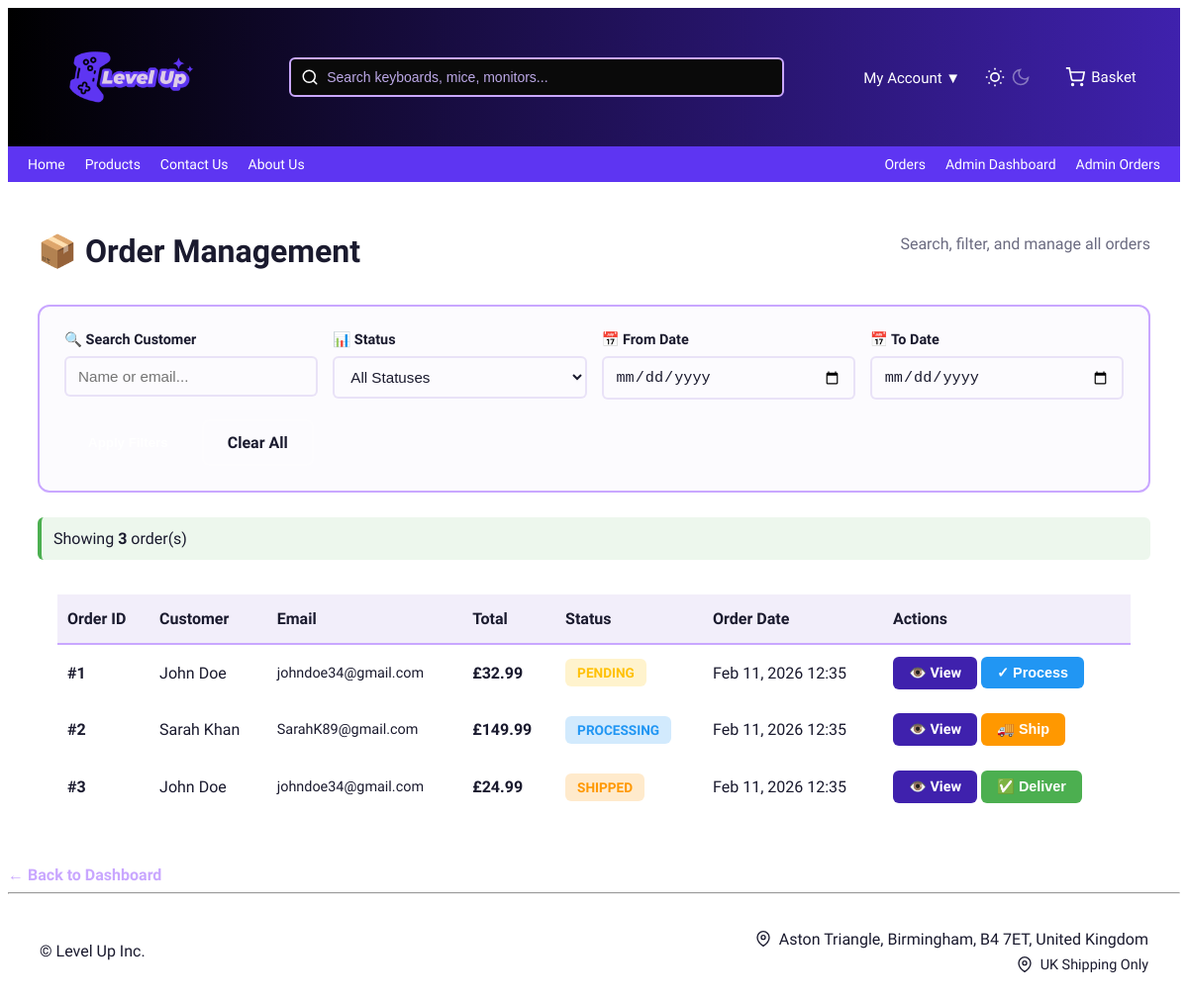
Screenshot of /public/index.php?page=admin-orders (signed in) with the database file from the repository.
### tables this page shows
CREATE TABLE orders (
  order_id INT AUTO_INCREMENT PRIMARY KEY,
  user_id INT NOT NULL,
  total_price DECIMAL(10,2) NOT NULL,

  status ENUM( 'pending',
    'processing',
    'shipped',
    'delivered',
    'returned'
  ) DEFAULT 'pending',

  address_id INT NULL,
  payment_id INT NULL,

  processed_at TIMESTAMP NULL,
  shipped_at TIMESTAMP NULL,
  delivered_at TIMESTAMP NULL,

  created_at TIMESTAMP DEFAULT CURRENT_TIMESTAMP,

  shipping_address TEXT NOT NULL,
  payment_summary VARCHAR(100) NOT NULL,

  FOREIGN KEY (user_id) REFERENCES users(user_id),
  FOREIGN KEY (address_id) REFERENCES addresses(address_id),
  FOREIGN KEY (payment_id) REFERENCES payment_methods(payment_id)
);

CREATE TABLE users (
  user_id INT AUTO_INCREMENT PRIMARY KEY,
  name VARCHAR(100) NOT NULL,
  email VARCHAR(150) NOT NULL UNIQUE,
  password VARCHAR(255) NOT NULL,
  role ENUM('customer','admin') DEFAULT 'customer',
  phone VARCHAR(20),

  password_changed BOOLEAN DEFAULT 0,
  last_login TIMESTAMP NULL,

  created_at TIMESTAMP DEFAULT CURRENT_TIMESTAMP
);

### src/Controllers/AdminDashboardController.php (called while the page is built, shortened)
<?php
class AdminDashboardController extends BaseAdminController {
    public function orders() {
        $db = Database::getInstance()->getConnection();
        $orders = [];
        $sql = " SELECT
                o.order_id,
                o.total_price,
                o.status,
                o.created_at,
                u.name AS customer_name,
                u.email AS customer_email
            FROM orders o
            LEFT JOIN users u ON o.user_id = u.user_id
            WHERE 1=1
        ";
        $params = [];
        $sql .= " ORDER BY o.created_at DESC";
        try {
            $stmt = $db->prepare($sql);
            $stmt->execute($params);
            $orders = $stmt->fetchAll(PDO::FETCH_ASSOC);
        } catch (PDOException $e) {
            error_log("Orders query error: " . $e->getMessage());
            $orders = [];
        }
        include __DIR__ . '/../../templates/admin/orders.php';
    }
}

### templates/admin/orders.php (the view, shortened to what this page needs)
<?php include __DIR__ . '/../header.php'; ?>
<div class="admin-orders-container">
    <div class="admin-header">
        <h1>📦 Order Management</h1>
        <p>Search, filter, and manage all orders</p>
    </div>
    <div class="filter-section">
        <form method="GET" action="index.php" class="filter-form">
            <div class="filter-row">
                <div class="filter-group">
                    <label>🔍 Search Customer</label>
                    <input type="text" name="search" placeholder="Name or email..."
                           value="<?= htmlspecialchars($_GET['search'] ?? '') ?>">
                </div>
                <div class="filter-group">
                    <label>📊 Status</label>
                    <select name="status">
                        <option value="">All Statuses</option>
                    </select>
                </div>
                <div class="filter-group">
                    <label>📅 From Date</label>
                    <input type="date" name="date_from" value="<?= htmlspecialchars($_GET['date_from'] ?? '') ?>">
                </div>
                <div class="filter-group">
                    <label>📅 To Date</label>
                    <input type="date" name="date_to" value="<?= htmlspecialchars($_GET['date_to'] ?? '') ?>">
                </div>
            </div>
            <div class="filter-actions">
                <button type="submit" class="btn-filter">Apply Filters</button>
                <a href="index.php?page=admin-orders" class="btn-clear">Clear All</a>
            </div>
        </form>
    </div>
    <div class="results-summary">
        <p>Showing <strong><?= isset($orders) ? count($orders) : 0 ?></strong> order(s)</p>
    </div>
    <div class="table-container">
        <table class="admin-table">
            <thead>
                <tr>
                    <th>Order ID</th>
                    <th>Customer</th>
                    <th>Email</th>
                    <th>Total</th>
                    <th>Status</th>
                    <th>Order Date</th>
                    <th>Actions</th>
                </tr>
            </thead>
            <tbody>
                <?php if (empty($orders)): ?>
                    <tr>
                        <td colspan="7" class="no-results">No orders found matching your criteria</td>
                    </tr>
                <?php else: ?>
                    <?php foreach ($orders as $order): ?>
                        <tr class="order-row clickable-row"
                        data-href="index.php?page=admin-order-view&id=<?= (int)$order['order_id'] ?>">
                            <td><strong>#<?= (int)$order['order_id'] ?></strong></td>
                            <td><?= htmlspecialchars($order['customer_name'] ?? 'Unknown') ?></td>
                            <td class="email-cell"><?= htmlspecialchars($order['customer_email'] ?? 'N/A') ?></td>
                            <td class="price-cell">£<?= number_format((float)$order['total_price'], 2) ?></td>
                            <td>
                                <span class="status-badge status-<?= htmlspecialchars($order['status']) ?>">
                                    <?= ucfirst(htmlspecialchars($order['status'])) ?>
                                </span>
                            </td>
                            <td><?= date('M d, Y H:i', strtotime($order['created_at'])) ?></td>
                            <td class="actions-cell">
                                <a href="index.php?page=order&id=<?= (int)$order['order_id'] ?>" class="btn-action btn-view">👁️ View</a>
                                <?php if ($order['status'] === 'pending'): ?>
                                    <form method="POST" style="display:inline;">
                                        <button type="submit" name="process_order" class="btn-action btn-process">✓ Process</button>
                                    </form>
                                <?php elseif ($order['status'] === 'processing'): ?>
                                    <form method="POST" style="display:inline;">
                                        <button type="submit" name="update_status" class="btn-action btn-ship">🚚 Ship</button>
                                    </form>
                                <?php elseif ($order['status'] === 'shipped'): ?>
                                    <form method="POST" style="display:inline;">
                                        <button type="submit" name="update_status" class="btn-action btn-deliver">✅ Deliver</button>
                                    </form>
                                <?php else: ?>
                                    <span class="text-muted">Completed</span>
                                <?php endif; ?>
                            </td>
                        </tr>
                    <?php endforeach; ?>
                <?php endif; ?>
            </tbody>
        </table>
    </div>
</div>
<a href="index.php?page=dashboard" class="btn-secondary">
   ← Back to Dashboard
</a>
<?php include __DIR__ . '/../footer.php'; ?>

### public/assets/css/style.css (style rules this page uses)
:root { --bg-primary: #ffffff; --bg-secondary: #f5f5f5; --text-primary: #1a1a2e; --text-secondary: #6b6b80; --highlight-color: #5e35f2; --highlight-dark: #3f21ad; --danger: #ff4f4f; --lavender: #C9A7FF; --border-color: #e6e6ee; --shadow: 0 4px 16px rgba(0,0,0,0.06); --shadow-lg: 0 12px 40px rgba(0,0,0,0.12); }
body { background-color: var(--bg-primary); color: var(--text-primary); font-family: "Science Gothic", sans-serif; font-optical-sizing: auto; font-weight: 300; font-variation-settings: "slnt" 0, "wdth" 100, "CTRS" 0; transition: background-color 0.3s, color 0.3s; }
.btn-view, .btn-basket { flex: 1; text-align: center; padding: 8px 12px; border-radius: 6px; text-decoration: none; font-size: 14px; cursor: pointer; }
.btn-view { background: var(--highlight-dark); color: white; }

### rows the page displays
orders: order_id "1", user.name "John Doe", user.email "johndoe34@gmail.com", total_price "32.99", status "PENDING", created_at "Feb 11, 2026 12:35"
orders: order_id "2", user.name "Sarah Khan", user.email "SarahK89@gmail.com", total_price "149.99", status "PROCESSING", created_at "Feb 11, 2026 12:35"
orders: order_id "3", user.name "John Doe", user.email "johndoe34@gmail.com", total_price "24.99", status "SHIPPED", created_at "Feb 11, 2026 12:35"

### other values shown
count($orders) "3"
